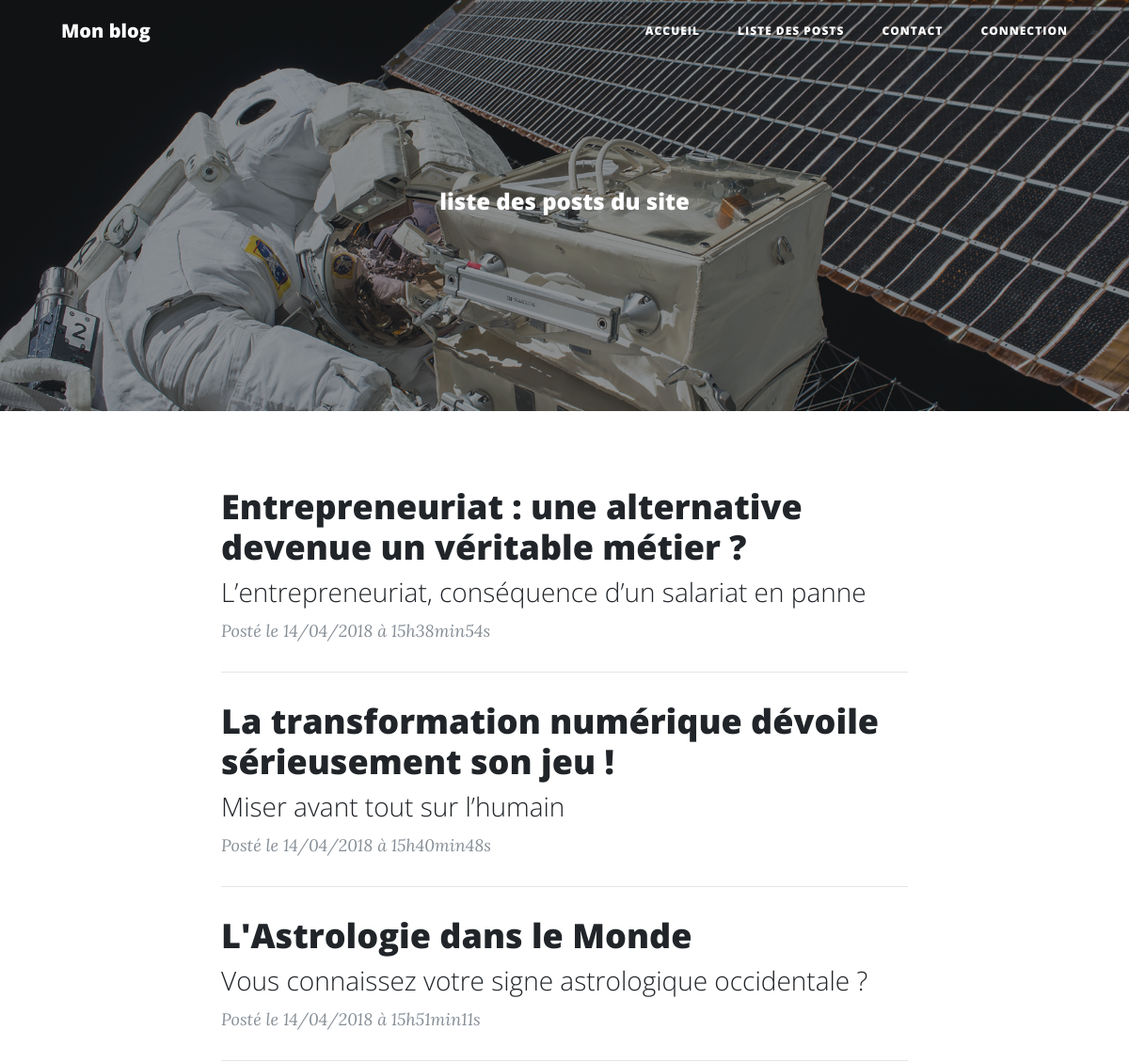
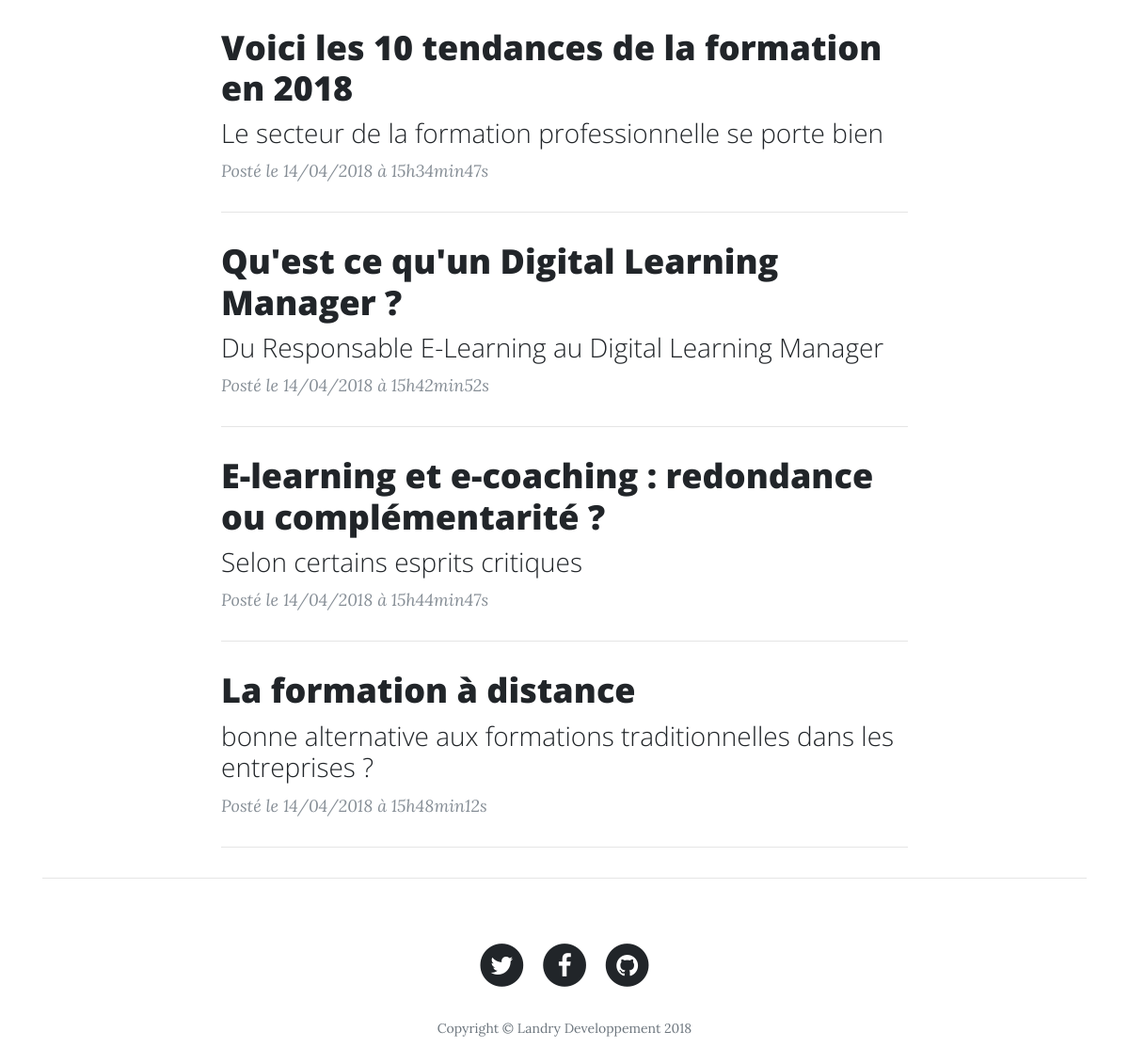
/index.php?action=listPosts, run on the app's committed database (2 pictures, top to bottom).
### tables this page shows
CREATE TABLE IF NOT EXISTS `posts` (
  `id_post` int(11) NOT NULL AUTO_INCREMENT,
  `title_post` varchar(255) NOT NULL,
  `sub_title` text NOT NULL,
  `content_post` text NOT NULL,
  `date_post` datetime NOT NULL,
  PRIMARY KEY (`id_post`)
);

### controllers/frontend.php (called while the page is built, shortened)
<?php
function listPosts()
{
	$post = new PostManager();
    $listPosts = $post->getListPosts();
    require(ABSOLUTE_PATH.'/views/frontend/listPostsView.php');
}

### models/PostManager.php (called while the page is built, shortened)
<?php
class PostManager extends Manager
{
    public function getListPosts($limit = '')
    {
        $db       = $this->_db;
        $request  = $db->query('SELECT id_post, title_post, sub_title, DATE_FORMAT(date_post, \'%d/%m/%Y à %Hh%imin%ss\') AS creation_date_fr FROM posts '.$limit.'');
        return $request;
    }
}

### views/frontend/listPostsView.php (the view, shortened to what this page needs)
<header class="masthead" style="background-image: url('public/theme_front/img/post-bg.jpg')">
      <div class="overlay"></div>
      <div class="container">
        <div class="row">
          <div class="col-lg-8 col-md-10 mx-auto">
            <div class="site-heading">
              <h4>liste des posts du site</h4>
            </div>
          </div>
        </div>
      </div>
    </header>
    <?php $header = ob_get_clean(); ?>
    <div class="row">
     	<div class="col-lg-8 col-md-10 mx-auto">
     	<?php
	if ( !empty($listPosts) )
	{
		while ($listpost = $listPosts->fetch(PDO::FETCH_ASSOC))
		{
		?>
			<div class="post-preview">
		    	<a href="index.php?action=post&id=<?= $listpost['id_post']?>">
              		<h2 class="post-title"style="word-break: break-word;">
		    			<?= htmlspecialchars($listpost['title_post']) ?>
		   		    </h2>
		   		    <h3 class="post-subtitle" style="word-break: break-word;">
		            	<?= $listpost['sub_title'] ?>
		            </h3>
                </a>
		    	<p class="post-meta">Posté le <?= $listpost['creation_date_fr'] ?></p>
			</div>
            <hr>
		<?php
		}
	}
	else
	{
	?>
		<p>Aucun enregistrement trouvé</p>
	<?php
	}
    ?>
        </div>
    </div>
    <hr>
<?php $content = ob_get_clean(); ?>
<?php require('template.php'); ?>

### index.php (shortened to what this page needs)
<?php
require('controllers/frontend.php');
$action = "";
if ( !empty($_GET['action'] ))
{
	$action = $_GET['action'];
}
switch ( $action  ) {
	case 'listPosts':
		listPosts();
		break;
}

### views/frontend/template.php (shortened to what this page needs)
<!DOCTYPE html>
<html>
    <head>
         <link href="public/theme_front/vendor/bootstrap/css/bootstrap.min.css" rel="stylesheet">
    <link href="public/theme_front/vendor/font-awesome/css/font-awesome.min.css" rel="stylesheet" type="text/css">
    <link href="public/theme_front/css/clean-blog.min.css" rel="stylesheet">
    <link href="public/theme_front/css/style.css" rel="stylesheet">
    </head>
    <body>
    <nav class="navbar navbar-expand-lg navbar-light fixed-top" id="mainNav">
      <div class="container">
        <a class="navbar-brand" href="index.php">Mon blog</a>
        <div class="collapse navbar-collapse" id="navbarResponsive">
          <ul class="navbar-nav ml-auto">
            <li class="nav-item">
              <a class="nav-link" href="index.php">Accueil</a>
            </li>
            <li class="nav-item">
              <a class="nav-link" href="index.php?action=listPosts">Liste des Posts</a>
            </li>
            <li class="nav-item">
              <a class="nav-link" href="index.php?action=contact">Contact</a>
            </li>
            <li class="nav-item">
              <a class="nav-link" href="index.php?action=<?php if (isset($_SESSION['auth'])) {echo 'adminListPost';} else{ echo 'login';}?>"><?php if (isset($_SESSION['auth'])) {echo 'Administration';} else{ echo 'Connection';}?></a>
            </li>
          </ul>
        </div>
      </div>
    </nav>
    <?=$header ?>
    	<div class="container">
    		<?=$content?>
    	</div>
    <footer>
      <div class="container">
        <div class="row">
          <div class="col-lg-8 col-md-10 mx-auto">
            <ul class="list-inline text-center">
              <li class="list-inline-item">
                <a href="https://twitter.com/">
                  <span class="fa-stack fa-lg">
                    <i class="fa fa-circle fa-stack-2x"></i>
                    <i class="fa fa-twitter fa-stack-1x fa-inverse"></i>
                  </span>
                </a>
              </li>
              <li class="list-inline-item">
                <a href="https://www.facebook.com/">
                  <span class="fa-stack fa-lg">
                    <i class="fa fa-circle fa-stack-2x"></i>
                    <i class="fa fa-facebook fa-stack-1x fa-inverse"></i>
                  </span>
                </a>
              </li>
              <li class="list-inline-item">
                <a href="https://github.com/">
                  <span class="fa-stack fa-lg">
                    <i class="fa fa-circle fa-stack-2x"></i>
                    <i class="fa fa-github fa-stack-1x fa-inverse"></i>
                  </span>
                </a>
              </li>
            </ul>
            <p class="copyright text-muted">Copyright &copy; Landry Developpement 2018</p>
          </div>
        </div>
      </div>
    </footer>
	</body>
</html>

### data on the page
posts: title_post "Entrepreneuriat : une alternative devenue un véritable métier ?", sub_title "L’entrepreneuriat, conséquence d’un salariat en panne", creation_date_fr "14/04/2018 à 15h38min54s"
posts: title_post "La transformation numérique dévoile sérieusement son jeu !", sub_title "Miser avant tout sur l’humain", creation_date_fr "14/04/2018 à 15h40min48s"
posts: title_post "L'Astrologie dans le Monde", sub_title "Vous connaissez votre signe astrologique occidentale ?", creation_date_fr "14/04/2018 à 15h51min11s"
posts: title_post "Voici les 10 tendances de la formation en 2018", sub_title "Le secteur de la formation professionnelle se porte bien", creation_date_fr "14/04/2018 à 15h34min47s"
posts: title_post "Qu'est ce qu'un Digital Learning Manager ?", sub_title "Du Responsable E-Learning au Digital Learning Manager", creation_date_fr "14/04/2018 à 15h42min52s"
posts: title_post "E-learning et e-coaching : redondance ou complémentarité ?", sub_title "Selon certains esprits critiques", creation_date_fr "14/04/2018 à 15h44min47s"
posts: title_post "La formation à distance", sub_title "bonne alternative aux formations traditionnelles dans les entreprises ?", creation_date_fr "14/04/2018 à 15h48min12s"
